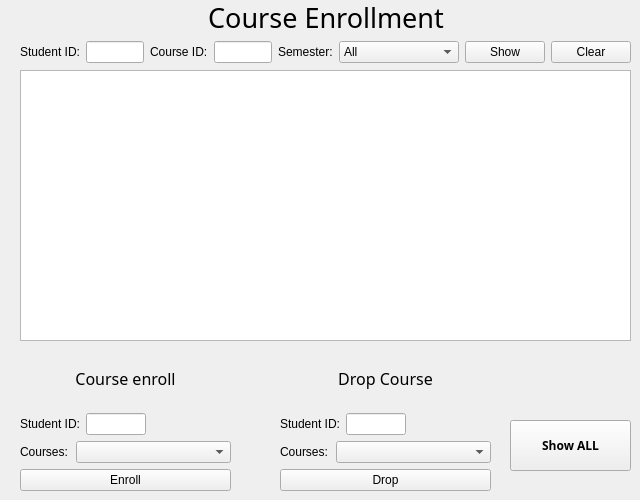
    <widget class="QWidget" name="page_enroll">
     <widget class="QWidget" name="layoutWidget_10">
      <property name="geometry">
       <rect>
        <x>20</x>
        <y>0</y>
        <width>611</width>
        <height>34</height>
       </rect>
      </property>
      <layout class="QHBoxLayout" name="horizontalLayout_25">
       <item>
        <spacer name="horizontalSpacer_28">
         <property name="orientation">
          <enum>Qt::Horizontal</enum>
         </property>
         <property name="sizeHint" stdset="0">
          <size>
           <width>40</width>
           <height>20</height>
          </size>
         </property>
        </spacer>
       </item>
       <item>
        <widget class="QLabel" name="label_51">
         <property name="font">
          <font>
           <family>Perpetua Titling MT</family>
           <pointsize>20</pointsize>
          </font>
         </property>
         <property name="text">
          <string>Course Enrollment</string>
         </property>
         <property name="alignment">
          <set>Qt::AlignCenter</set>
         </property>
        </widget>
       </item>
       <item>
        <spacer name="horizontalSpacer_37">
         <property name="orientation">
          <enum>Qt::Horizontal</enum>
         </property>
         <property name="sizeHint" stdset="0">
          <size>
           <width>40</width>
           <height>20</height>
          </size>
         </property>
        </spacer>
       </item>
      </layout>
     </widget>
     <widget class="QTableView" name="tableView_enroll">
      <property name="geometry">
       <rect>
        <x>20</x>
        <y>70</y>
        <width>611</width>
        <height>271</height>
       </rect>
      </property>
     </widget>
     <widget class="QWidget" name="layoutWidget_15">
      <property name="geometry">
       <rect>
        <x>280</x>
        <y>350</y>
        <width>211</width>
        <height>141</height>
       </rect>
      </property>
      <layout class="QVBoxLayout" name="verticalLayout_9">
       <item>
        <widget class="QLabel" name="label_71">
         <property name="font">
          <font>
           <family>Showcard Gothic</family>
           <pointsize>12</pointsize>
          </font>
         </property>
         <property name="text">
          <string>Drop Course</string>
         </property>
         <property name="alignment">
          <set>Qt::AlignCenter</set>
         </property>
        </widget>
       </item>
       <item>
        <layout class="QHBoxLayout" name="horizontalLayout_35">
         <item>
          <widget class="QLabel" name="label_72">
           <property name="minimumSize">
            <size>
             <width>0</width>
             <height>0</height>
            </size>
           </property>
           <property name="maximumSize">
            <size>
             <width>200</width>
             <height>16777215</height>
            </size>
           </property>
           <property name="text">
            <string>Student ID:</string>
           </property>
          </widget>
         </item>
         <item>
          <widget class="QLineEdit" name="lineEdit_drop">
           <property name="maximumSize">
            <size>
             <width>60</width>
             <height>16777215</height>
            </size>
           </property>
          </widget>
         </item>
         <item>
          <spacer name="horizontalSpacer_39">
           <property name="orientation">
            <enum>Qt::Horizontal</enum>
           </property>
           <property name="sizeHint" stdset="0">
            <size>
             <width>40</width>
             <height>20</height>
            </size>
           </property>
          </spacer>
         </item>
        </layout>
       </item>
       <item>
        <layout class="QHBoxLayout" name="horizontalLayout_36">
         <item>
          <widget class="QLabel" name="label_73">
           <property name="maximumSize">
            <size>
             <width>50</width>
             <height>16777215</height>
            </size>
           </property>
           <property name="text">
            <string>Courses:</string>
           </property>
          </widget>
         </item>
         <item>
          <widget class="QComboBox" name="comboBox_drop">
           <property name="maximumSize">
            <size>
             <width>250</width>
             <height>16777215</height>
            </size>
           </property>
          </widget>
         </item>
        </layout>
       </item>
       <item>
        <widget class="QPushButton" name="btn_drop">
         <property name="text">
          <string>Drop</string>
         </property>
        </widget>
       </item>
      </layout>
     </widget>
     <widget class="QPushButton" name="btn_showAllEnrollment">
      <property name="geometry">
       <rect>
        <x>510</x>
        <y>420</y>
        <width>121</width>
        <height>51</height>
       </rect>
      </property>
      <property name="font">
       <font>
        <family>Segoe UI Black</family>
        <weight>75</weight>
        <bold>true</bold>
       </font>
      </property>
      <property name="text">
       <string>Show ALL</string>
      </property>
     </widget>
     <widget class="QWidget" name="layoutWidget">
      <property name="geometry">
       <rect>
        <x>20</x>
        <y>40</y>
        <width>611</width>
        <height>24</height>
       </rect>
      </property>
      <layout class="QHBoxLayout" name="horizontalLayout_32">
       <item>
        <widget class="QLabel" name="label_53">
         <property name="text">
          <string>Student ID:</string>
         </property>
        </widget>
       </item>
       <item>
        <widget class="QLineEdit" name="lineEdit_enroll_sid_fill"/>
       </item>
       <item>
        <widget class="QLabel" name="label_67">
         <property name="text">
          <string>Course ID:</string>
         </property>
        </widget>
       </item>
       <item>
        <widget class="QLineEdit" name="lineEdit_enroll_cid_fill"/>
       </item>
       <item>
        <widget class="QLabel" name="label_66">
         <property name="text">
          <string>Semester:</string>
         </property>
        </widget>
       </item>
       <item>
        <widget class="QComboBox" name="comboBox_semesterFill_enroll">
         <property name="minimumSize">
          <size>
           <width>120</width>
           <height>0</height>
          </size>
         </property>
         <property name="maximumSize">
          <size>
           <width>40</width>
           <height>16777215</height>
          </size>
         </property>
         <item>
          <property name="text">
           <string>All</string>
          </property>
         </item>
         <item>
          <property name="text">
           <string>Spring 2022</string>
          </property>
         </item>
         <item>
          <property name="text">
           <string>Summer 2022</string>
          </property>
         </item>
         <item>
          <property name="text">
           <string>Fall 2022</string>
          </property>
         </item>
         <item>
          <property name="text">
           <string>Winter 2022</string>
          </property>
         </item>
        </widget>
       </item>
       <item>
        <widget class="QPushButton" name="btn_enroll_fill">
         <property name="text">
          <string>Show</string>
         </property>
        </widget>
       </item>
       <item>
        <widget class="QPushButton" name="bt_enroll_fill_reset">
         <property name="text">
          <string>Clear</string>
         </property>
        </widget>
       </item>
      </layout>
     </widget>
     <widget class="QWidget" name="layoutWidget">
      <property name="geometry">
       <rect>
        <x>20</x>
        <y>350</y>
        <width>211</width>
        <height>141</height>
       </rect>
      </property>
      <layout class="QVBoxLayout" name="verticalLayout_8">
       <item>
        <widget class="QLabel" name="label_68">
         <property name="font">
          <font>
           <family>Showcard Gothic</family>
           <pointsize>12</pointsize>
          </font>
         </property>
         <property name="text">
          <string>Course enroll</string>
         </property>
         <property name="alignment">
          <set>Qt::AlignCenter</set>
         </property>
        </widget>
       </item>
       <item>
        <layout class="QHBoxLayout" name="horizontalLayout_34">
         <item>
          <widget class="QLabel" name="label_69">
           <property name="minimumSize">
            <size>
             <width>0</width>
             <height>0</height>
            </size>
           </property>
           <property name="maximumSize">
            <size>
             <width>200</width>
             <height>16777215</height>
            </size>
           </property>
           <property name="text">
            <string>Student ID:</string>
           </property>
          </widget>
         </item>
         <item>
          <widget class="QLineEdit" name="lineEdit_enrollSID">
           <property name="maximumSize">
            <size>
             <width>60</width>
             <height>16777215</height>
            </size>
           </property>
          </widget>
         </item>
         <item>
          <spacer name="horizontalSpacer_38">
           <property name="orientation">
            <enum>Qt::Horizontal</enum>
           </property>
           <property name="sizeHint" stdset="0">
            <size>
             <width>40</width>
             <height>20</height>
            </size>
           </property>
          </spacer>
         </item>
        </layout>
       </item>
       <item>
        <layout class="QHBoxLayout" name="horizontalLayout_33">
         <item>
          <widget class="QLabel" name="label_70">
           <property name="maximumSize">
            <size>
             <width>50</width>
             <height>16777215</height>
            </size>
           </property>
           <property name="text">
            <string>Courses:</string>
           </property>
          </widget>
         </item>
         <item>
          <widget class="QComboBox" name="comboBox_enroll">
           <property name="maximumSize">
            <size>
             <width>250</width>
             <height>16777215</height>
            </size>
           </property>
          </widget>
         </item>
        </layout>
       </item>
       <item>
        <widget class="QPushButton" name="btn_enroll">
         <property name="text">
          <string>Enroll</string>
         </property>
        </widget>
       </item>
      </layout>
     </widget>
    </widget>
